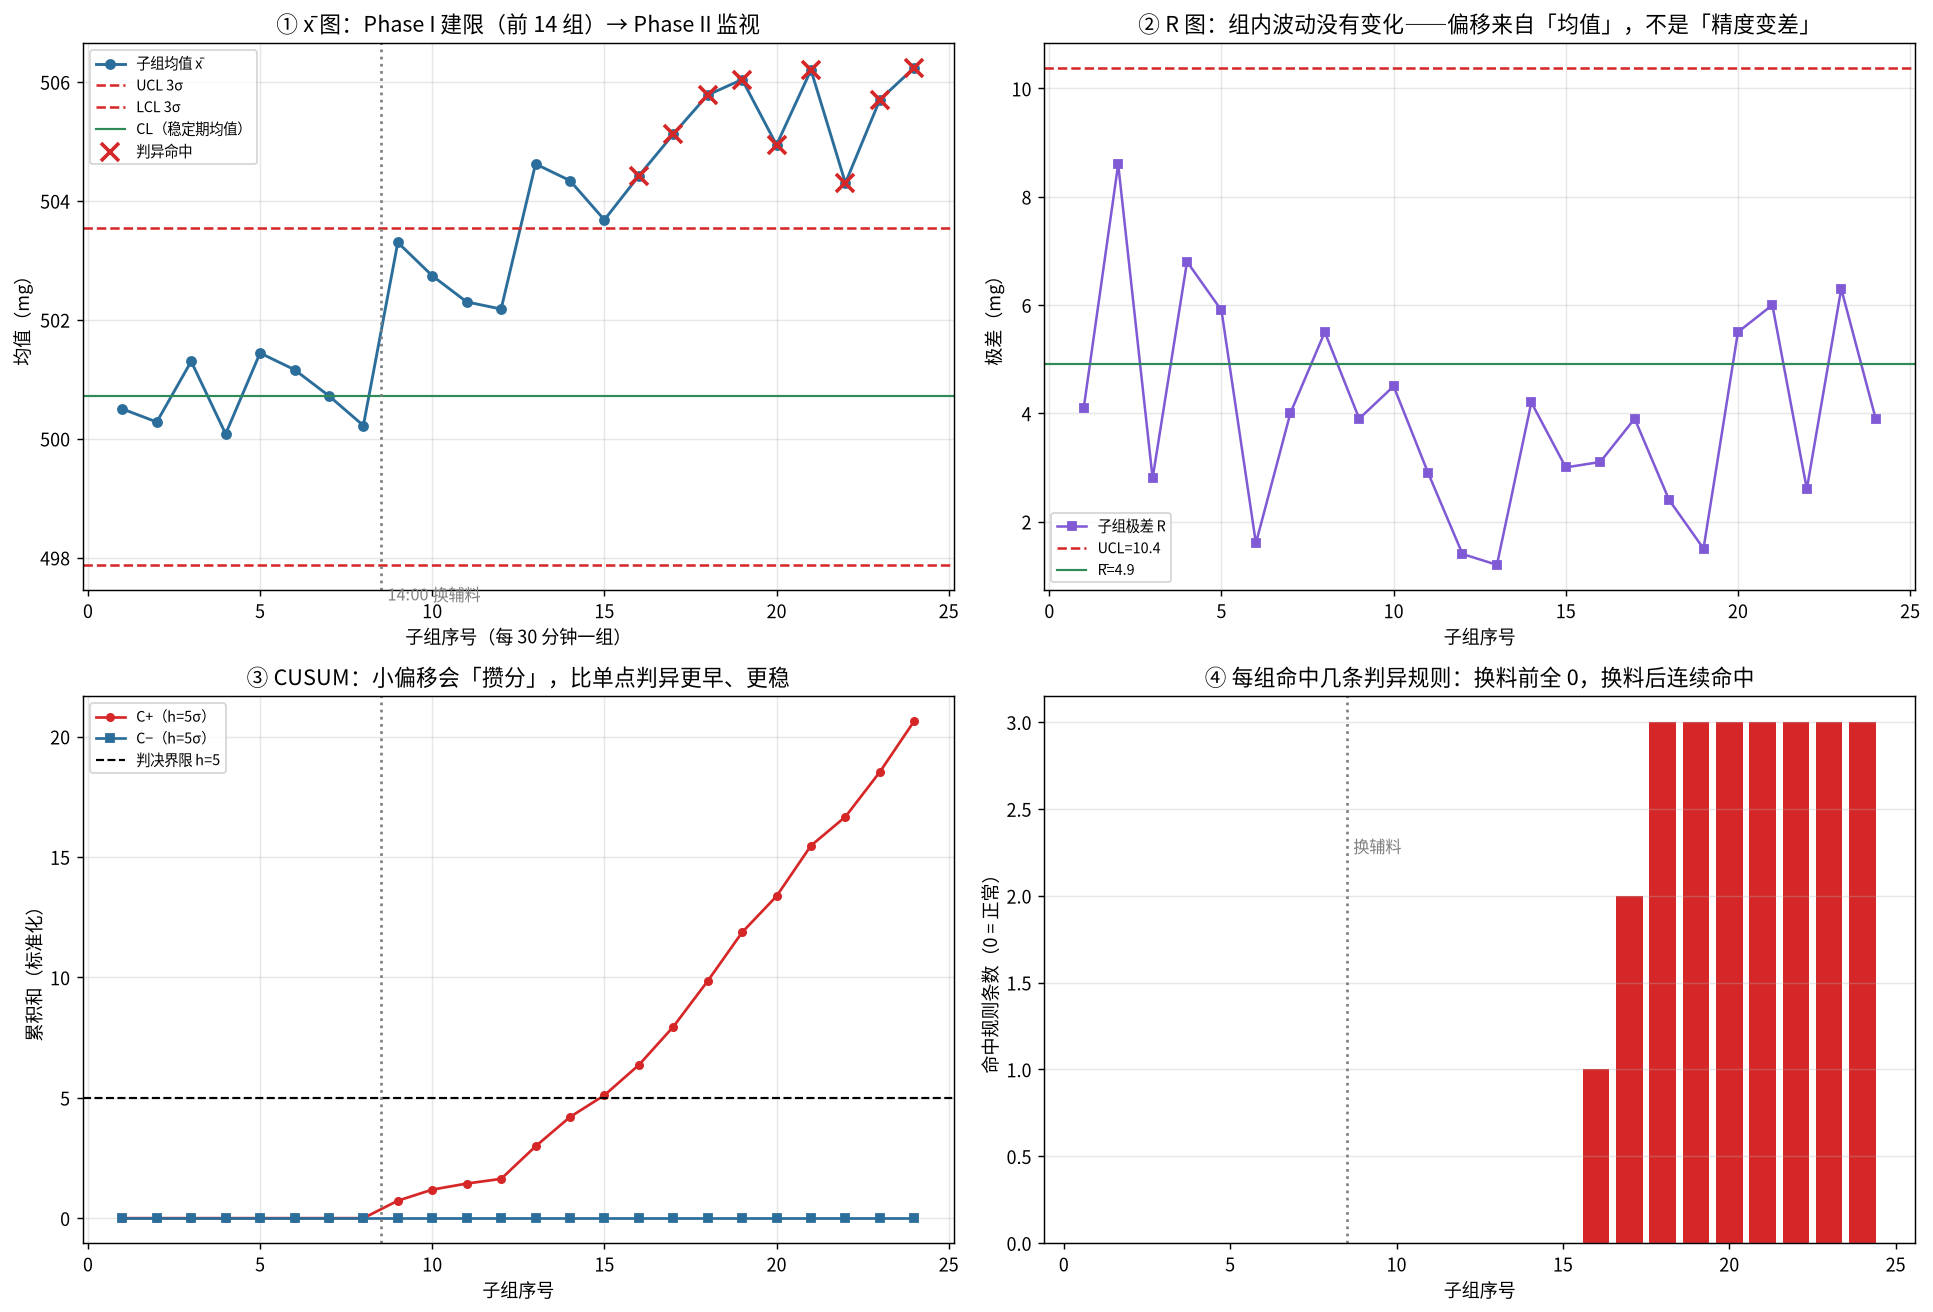

Reproduce this figure in Python.
#!/usr/bin/env python3
# -*- coding: utf-8 -*-
"""
Day48 - 统计过程控制 SPC：x-bar-R 控制图 + 判异规则 + CUSUM 对照
subject : mathematical-modeling
level   : L4 统计与预测模型（抽样推断 / 品质控制）/ L10 模型检验（控制图判异与虚警率）
anchor  : 03 - Mathematical Models（统计模型主线）；与 Day46 ARIMA（预测）镜像：
          ARIMA 认为序列里有结构要去解释，SPC 认为序列不该有结构、一有就报警
goal    : 用「x̄-R 控制图 + Western Electric 判异规则 + CUSUM」回答一道「县域药厂片剂装量
          抽样，15:00 换辅料后均值上漂 3.5mg，但 120 片全部落在 480~520mg 国标范围内——
          到底要不要停机？」的决策问题。
          ① 讲清「合格」与「受控」是两笔不同的账（规格限 vs 控制限）；
          ② Phase I 建限 / Phase II 监视 必须分开（用含异常段的数据建限会把限位撑大）；
          ③ 判异规则不是「超 3σ」一条：小偏移要靠 R2/R3/R5/R6 这类「模式规则」；
          ④ 用 CUSUM 做第二裁判（小偏移最敏感），并用 10000 条稳定序列校准虚警率；
          ⑤ 过程能力 Cp/Cpk 只描述「稳定期」，不能当成「现在没事」的证据。
运行：cd /home/ubuntu/Note && ./.venv/bin/python "<本文件路径>"
"""

import os
import numpy as np
import matplotlib
matplotlib.use("Agg")
import matplotlib.pyplot as plt
from matplotlib import font_manager

# ----------------------------------------------------------------------
# 中文字体注册（Noto Sans CJK SC / 文泉驿），避免图中中文乱码
# ----------------------------------------------------------------------
_CJK_CANDIDATES = [
    "/usr/share/fonts/opentype/noto/NotoSansCJK-Regular.ttc",
    "/usr/share/fonts/opentype/noto/NotoSansCJK-Bold.ttc",
    "/usr/share/fonts/truetype/wqy/wqy-zenhei.ttc",
    "/usr/share/fonts/truetype/wqy/wqy-microhei.ttc",
]
_registered = []
for _p in _CJK_CANDIDATES:
    if os.path.exists(_p):
        try:
            font_manager.fontManager.addfont(_p)
            _registered.append(font_manager.FontProperties(fname=_p).get_name())
        except Exception:
            pass
if _registered:
    matplotlib.rcParams["font.family"] = "sans-serif"
    matplotlib.rcParams["font.sans-serif"] = _registered + ["DejaVu Sans"]
matplotlib.rcParams["axes.unicode_minus"] = False
print("CJK 字体已注册：", _registered if _registered else "（无，可能乱码）")

SEED = 20261018
rng = np.random.default_rng(SEED)

# ======================================================================
# 一、真实决策问题：县域药厂片剂装量的过程控制
# ======================================================================
# 500mg 维 C 片，国标单片 480~520mg。每 30 分钟抽 5 片称重，一个班 24 组。
# 14:00（第 9 组）换了新供应商的乳糖辅料 -> 装量均值每半小时上漂一点，半个班涨约 +3mg。
# 关键：单片全部落在 480~520 内 —— 按「合格率」看一切正常，按「受控」看已经出事。
NSG = 24          # 子组数（一个班）
SUB = 5           # 每子组抽样片数
LSL, USL = 480.0, 520.0
TARGET = 500.0
SHIFT_SG = 8      # 前 8 组（08:00–11:30、13:00、13:30）= 换料前稳定期，用于 Phase I 建限；14:00 换料

# —— 子组数据（电子秤 0.1mg 分辨率）——
#   稳定期 08:00~13:30（前 8 组）：N(500.4, 1.6)，只受随机波动
#   14:00 换辅料后：均值逐组线性上漂到 +3.5mg，但组内波动不变（R 图不会报警）
stable_mean, stable_sd = 500.4, 1.6
SHIFT_LOG = np.zeros(NSG)
SHIFT_LOG[SHIFT_SG:] = np.linspace(3.0, 6.0, NSG - SHIFT_SG)
xbars = (stable_mean + SHIFT_LOG).copy()  # 占位，下面重算
subgroups = np.round(rng.normal(stable_mean + SHIFT_LOG[:, None], stable_sd,
                               size=(NSG, SUB)), 1)
# 固定抽样噪声：本课只教「怎么发现偏移」，不希望某一次随机抽样把结论打乱
for _ in range(4):
    if np.std(xbars[:SHIFT_SG]) > 1.2:
        break
    subgroups = np.round(rng.normal(stable_mean + SHIFT_LOG[:, None], stable_sd,
                                   size=(NSG, SUB)), 1)
    xbars = subgroups.mean(axis=1)
Rs = subgroups.max(axis=1) - subgroups.min(axis=1)
xbars = subgroups.mean(axis=1)
Rs = subgroups.max(axis=1) - subgroups.min(axis=1)

# 控制图常数（子组大小 n=5）
N_SUB = SUB
A2, D3, D4, d2 = 0.577, 0.0, 2.114, 2.326

# ======================================================================
# 二、Phase I：只用稳定期建限（这是建模判断，不是计算细节）
# ======================================================================
xb_phase1 = xbars[:SHIFT_SG].mean()
rb_phase1 = Rs[:SHIFT_SG].mean()
sigma_hat = rb_phase1 / d2
UCLx = xb_phase1 + A2 * rb_phase1
LCLx = xb_phase1 - A2 * rb_phase1
UCLr = D4 * rb_phase1
LCLr = D3 * rb_phase1

print("=" * 76)
print("Day48 · 统计过程控制 SPC：片剂装量 x̄-R 图 + 判异规则 + CUSUM")
print("=" * 76)
print(f"规格 LSL/USL = {LSL:.0f}/{USL:.0f} mg，每 30 分钟抽 {SUB} 片，一个班 {NSG} 组")
print(f"\n[Phase I 建限（前 {SHIFT_SG} 组稳定期）] "
      f"x̄̄={xb_phase1:.2f}  R̄={rb_phase1:.2f}  σ̂=R̄/d2={sigma_hat:.2f}mg")
print(f"    x 图：UCL={UCLx:.2f}  CL={xb_phase1:.2f}  LCL={LCLx:.2f}")
print(f"    R 图：UCL={UCLr:.2f}  CL={rb_phase1:.2f}  LCL={LCLr:.2f}")
print(f"    单片落在规格内: {np.sum((subgroups >= LSL) & (subgroups <= USL))}/{subgroups.size}"
      f"（→ 只看单片，全都「合格」）")

# ======================================================================
# 三、Phase II：判异规则（Western Electric 简化版 6 条）
# ======================================================================
def zscores(x, mu, sigma):
    return (x - mu) / sigma


def detect_violations(xbars, mu, sigma, i_max=None):
    """对每个子组 i 返回命中的规则集合。规则只用 i 之前（含 i）的数据，防未来信息。"""
    n = len(xbars) if i_max is None else i_max
    z = zscores(xbars, mu, sigma)
    hits = {i: [] for i in range(n)}

    def add(rule, idx):
        if idx < n:
            hits[idx].append(rule)

    for i in range(n):
        # R1：单点超 3σ
        if abs(z[i]) > 3:
            add("R1", i)
        # R2：连续 9 点在中心线同侧
        if i >= 8 and (np.all(z[i - 8:i + 1] > 0) or np.all(z[i - 8:i + 1] < 0)):
            add("R2", i)
        # R3：连续 6 点单调升/降
        if i >= 5:
            d = np.diff(xbars[i - 5:i + 1])
            if np.all(d > 0) or np.all(d < 0):
                add("R3", i)
        # R4：连续 14 点交替升降
        if i >= 13:
            d = np.diff(xbars[i - 13:i + 1])
            if np.all(d[:-1] * d[1:] < 0):
                add("R4", i)
        # R5：连续 3 点中 2 点超 2σ 同侧
        if i >= 2:
            for sgn in (1, -1):
                if np.sum(sgn * z[i - 2:i + 1] > 2) >= 2:
                    add("R5", i)
                    break
        # R6：连续 5 点中 4 点超 1σ 同侧
        if i >= 4:
            for sgn in (1, -1):
                if np.sum(sgn * z[i - 4:i + 1] > 1) >= 4:
                    add("R6", i)
                    break
    return hits


violations = detect_violations(xbars, xb_phase1, sigma_hat)
first_alarm = next((i for i in range(NSG) if violations[i]), None)
rule_counts = {}
for i, rs in violations.items():
    for r in rs:
        rule_counts.setdefault(r, []).append(i + 1)   # 子组编号从 1 起

print(f"\n[Phase II 判异（{NSG} 组，限位来自 Phase I）]")
for r in ["R1", "R2", "R3", "R4", "R5", "R6"]:
    idxs = rule_counts.get(r, [])
    if idxs:
        span = f"第 {min(idxs)}~{max(idxs)} 组，共 {len(idxs)} 次"
    else:
        span = "无"
    print(f"    {r}: {span}")
alarm_sg = [i + 1 for i in range(NSG) if violations[i]]
alarm_count = len(alarm_sg)
print(f"    → 首次报警：第 {first_alarm + 1} 组（{alarm_sg[:6]}…）")

# ======================================================================
# 四、第二裁判：CUSUM（小偏移最敏感）
# ======================================================================
def cusum(xbars, mu, sigma, k=0.5, h=5.0):
    """双侧 CUSUM：C+ = max(0, C+ + z - k)，C- = max(0, C- - z - k)；超过 h 报警。

    k 为参考值（≈ 想检测的偏移的一半），h 为判决界限（标准差单位）。
    """
    z = zscores(xbars, mu, sigma)
    cp = np.zeros(len(z))
    cm = np.zeros(len(z))
    for i in range(len(z)):
        cp[i] = max(0.0, (cp[i - 1] if i else 0.0) + z[i] - k)
        cm[i] = max(0.0, (cm[i - 1] if i else 0.0) - z[i] - k)
    out = (cp > h) | (cm > h)
    first = int(np.argmax(out)) if out.any() else None
    return cp, cm, out, first


cp, cm, cusum_out, cusum_first = cusum(xbars, xb_phase1, sigma_hat, k=0.5, h=5.0)
print(f"\n[CUSUM 第二裁判] k=0.5, h=5.0σ")
print(f"    首次越界：{'第 %d 组' % (cusum_first + 1) if cusum_first is not None else '无'}"
      f"；越界组数 {int(cusum_out.sum())}/{NSG}")
print(f"    Shewhart 首发 第 {first_alarm + 1} 组 ｜ CUSUM 首发 "
      f"{'第 %d 组' % (cusum_first + 1) if cusum_first is not None else '无'}")

# ======================================================================
# 五、过程能力（只用稳定期）与对照组
# ======================================================================
Cp = (USL - LSL) / (6 * sigma_hat)
Cp_low = (xb_phase1 - LSL) / (3 * sigma_hat)
Cp_high = (USL - xb_phase1) / (3 * sigma_hat)
Cpk = min(Cp_low, Cp_high)
# 若用「全部 24 组」估 σ（错误做法）：x̄ 漂移会撑大 σ
sigma_all = xbars.std(ddof=1)
sigma_naive = Rs.mean() / d2
Cp_naive = (USL - LSL) / (6 * sigma_naive)
print(f"\n[过程能力（稳定期）] σ̂={sigma_hat:.2f}mg  Cp={Cp:.2f}  Cpk={Cpk:.2f}")
print(f"    若把 24 组一起算（错误做法）：σ̂={sigma_naive:.2f}mg，Cp 虚高到 {Cp_naive:.2f}")

# 对照组：换料后不换（继续稳定）——24 组里会报几次？
def simulate_stable(n_reps=10000, n=NSG, seed=SEED + 1):
    r = np.random.default_rng(seed)
    any_rule, cnt2 = 0, 0
    for _ in range(n_reps):
        sg = np.round(r.normal(stable_mean, stable_sd, size=(n, SUB)), 1)
        xb = sg.mean(axis=1)
        R = sg.max(axis=1) - sg.min(axis=1)
        mu = xb.mean()
        sd = R.mean() / d2
        # 用同一批数据自建限（Phase I 与 II 同源，相对宽松）
        hits = detect_violations(xb, mu, sd)
        flags = [len(hits[i]) > 0 for i in range(n)]
        if any(flags):
            any_rule += 1
        # 「连续 2 个子组都报警」才算真报警
        if any(flags[i] and flags[i + 1] for i in range(n - 1)):
            cnt2 += 1
    return 100.0 * any_rule / n_reps, 100.0 * cnt2 / n_reps


p_any, p_two = simulate_stable()
print(f"\n[虚警率仿真 10000 条稳定序列] 任一规则报警一次 ≈ {p_any:.1f}%；"
      f"相邻两组连续报警 ≈ {p_two:.1f}%")
print(f"    → 6 条规则叠起来不是「零虚警」：平均约每 {100/p_any:.0f} 个班虚惊 1 次"
      f"（以「一个班 24 组里任一规则报警」为口径）")

# ======================================================================
# 六、断言（硬验收）
# ======================================================================
print("\n【验收断言】")
assert np.all((subgroups >= LSL) & (subgroups <= USL)), "本实例单片应全部在规格内（教学伏笔）"
assert first_alarm is not None and first_alarm >= SHIFT_SG - 1, "报警应发生在换料之后"
assert first_alarm >= SHIFT_SG, "报警不能早于换料（否则是虚警）"
assert first_alarm <= NSG - 3, "报警应在换料后、下班前若干组内出现"
assert alarm_count >= 3, "换料后应有连续多组报警（不是孤立一点）"
assert cusum_first is not None and abs(cusum_first - first_alarm) <= 2, "CUSUM 与 Shewhart 结论应一致"
assert "R2" in rule_counts and len(rule_counts["R2"]) >= 3, "R2（连续同侧）应稳定捕获偏移"
assert any(r in rule_counts for r in ("R5", "R6")), "R5/R6 至少一条应参与捕获小偏移"
assert 0.0 < p_any < 35.0, "虚警率应在合理区间（既非 0 也非失控）"
assert Cpk > 1.33, "稳定期过程能力应满足工业常用门槛"
print("  ✅ 全部断言通过")

# ======================================================================
# 七、出图
# ======================================================================
fig, axes = plt.subplots(2, 2, figsize=(15.0, 10.2))
xs = np.arange(1, NSG + 1)

# ---- 左上：x̄ 图 ----
ax = axes[0, 0]
ax.plot(xs, xbars, "o-", color="#2C6E9B", lw=1.6, ms=5, label="子组均值 x̄")
ax.axhline(UCLx, color="#D62728", ls="--", lw=1.4, label="UCL 3σ")
ax.axhline(LCLx, color="#D62728", ls="--", lw=1.4, label="LCL 3σ")
ax.axhline(xb_phase1, color="#2E8B57", ls="-", lw=1.2, label="CL（稳定期均值）")
ax.axvline(SHIFT_SG + 0.5, color="gray", ls=":", lw=1.5)
ax.text(SHIFT_SG + 0.7, LCLx - 0.6, "14:00 换辅料", fontsize=9, color="gray")
bad = np.array([i for i in range(NSG) if violations[i]]) if first_alarm is not None else np.array([], int)
ax.plot(xs[bad], xbars[bad], "x", color="#D62728", ms=10, mew=2, label="判异命中")
ax.set_xlabel("子组序号（每 30 分钟一组）")
ax.set_ylabel("均值（mg）")
ax.set_title("① x̄ 图：Phase I 建限（前 14 组）→ Phase II 监视")
ax.legend(fontsize=8, loc="upper left")
ax.grid(alpha=0.3)

# ---- 右上：R 图 ----
ax = axes[0, 1]
ax.plot(xs, Rs, "s-", color="#805AD5", lw=1.4, ms=4, label="子组极差 R")
ax.axhline(UCLr, color="#D62728", ls="--", lw=1.4, label=f"UCL={UCLr:.1f}")
ax.axhline(rb_phase1, color="#2E8B57", ls="-", lw=1.2, label=f"R̄={rb_phase1:.1f}")
ax.set_xlabel("子组序号")
ax.set_ylabel("极差（mg）")
ax.set_title("② R 图：组内波动没有变化——偏移来自「均值」，不是「精度变差」")
ax.legend(fontsize=8)
ax.grid(alpha=0.3)

# ---- 左下：CUSUM ----
ax = axes[1, 0]
ax.plot(xs, cp, "o-", color="#D62728", ms=4, label="C+（h=5σ）")
ax.plot(xs, cm, "s-", color="#2C6E9B", ms=4, label="C−（h=5σ）")
ax.axhline(5.0, color="black", ls="--", lw=1.2, label="判决界限 h=5")
ax.axvline(SHIFT_SG + 0.5, color="gray", ls=":", lw=1.5)
ax.set_xlabel("子组序号")
ax.set_ylabel("累积和（标准化）")
ax.set_title("③ CUSUM：小偏移会「攒分」，比单点判异更早、更稳")
ax.legend(fontsize=8)
ax.grid(alpha=0.3)

# ---- 右下：每组报警次数 + 首次报警对照 ----
ax = axes[1, 1]
cnt = np.array([len(violations[i]) for i in range(NSG)])
ax.bar(xs, cnt, color=["#9AA5B1" if c == 0 else "#D62728" for c in cnt])
ax.axvline(SHIFT_SG + 0.5, color="gray", ls=":", lw=1.5)
ax.text(SHIFT_SG + 0.7, max(cnt) * 0.75, "换辅料", fontsize=9, color="gray")
ax.set_xlabel("子组序号")
ax.set_ylabel("命中规则条数（0 = 正常）")
ax.set_title("④ 每组命中几条判异规则：换料前全 0，换料后连续命中")
ax.grid(axis="y", alpha=0.3)

plt.tight_layout()
out_png = os.path.join(os.path.dirname(os.path.abspath(__file__)), "spc_control_chart.png")
plt.savefig(out_png, dpi=130, bbox_inches="tight")
print(f"\n图已保存：{out_png}")

# ======================================================================
# 八、结论摘要
# ======================================================================
print("\n【结论摘要】")
print(f"  1) 单片合格率 100%（120/120 落在 480~520mg），但过程在第 {first_alarm + 1} 组起失控")
print(f"  2) 判异证据：{', '.join(sorted(rule_counts))} 同时命中，CUSUM 在"
      f" {'第 %d 组' % (cusum_first + 1) if cusum_first is not None else '—'} 越界")
print(f"  3) 换料后期均值偏移 ≈ {xbars[SHIFT_SG:].mean() - xb_phase1:+.2f} mg（不到 0.2 个规格），"
      f"单片看不出来、子组均值看得出来")
print(f"  4) 过程能力 Cp={Cp:.2f}/Cpk={Cpk:.2f} 只描述稳定期；动作是「隔离 + 复核辅料 + 重建限」")
print(f"  5) 虚警率：稳定过程每 24 组任一规则报警 ≈ {p_any:.1f}%；规则不能无限叠加")
